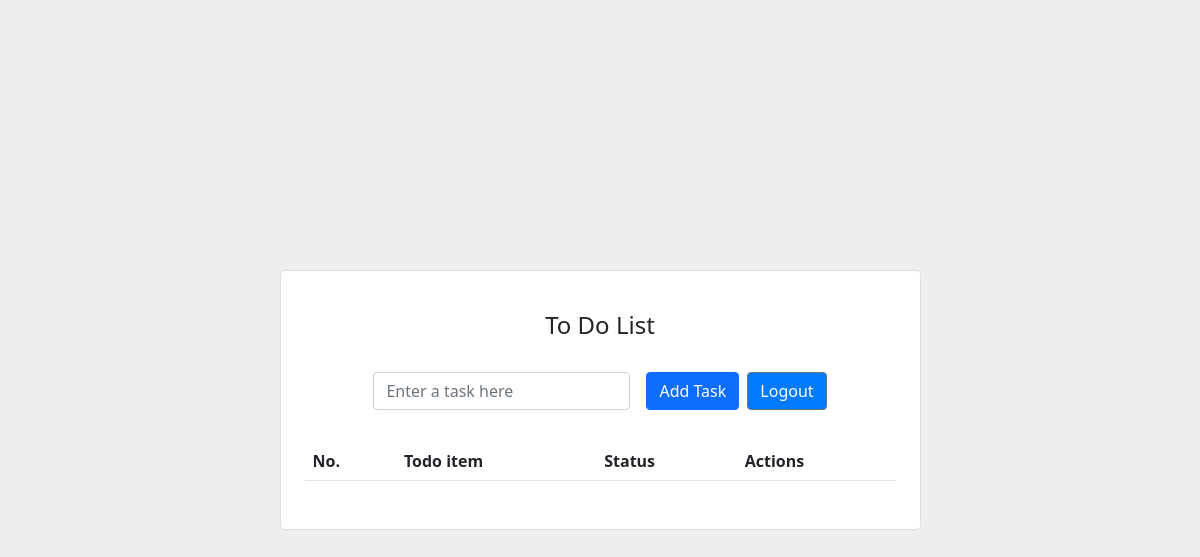
The page / (signed in) on the database as committed earlier.
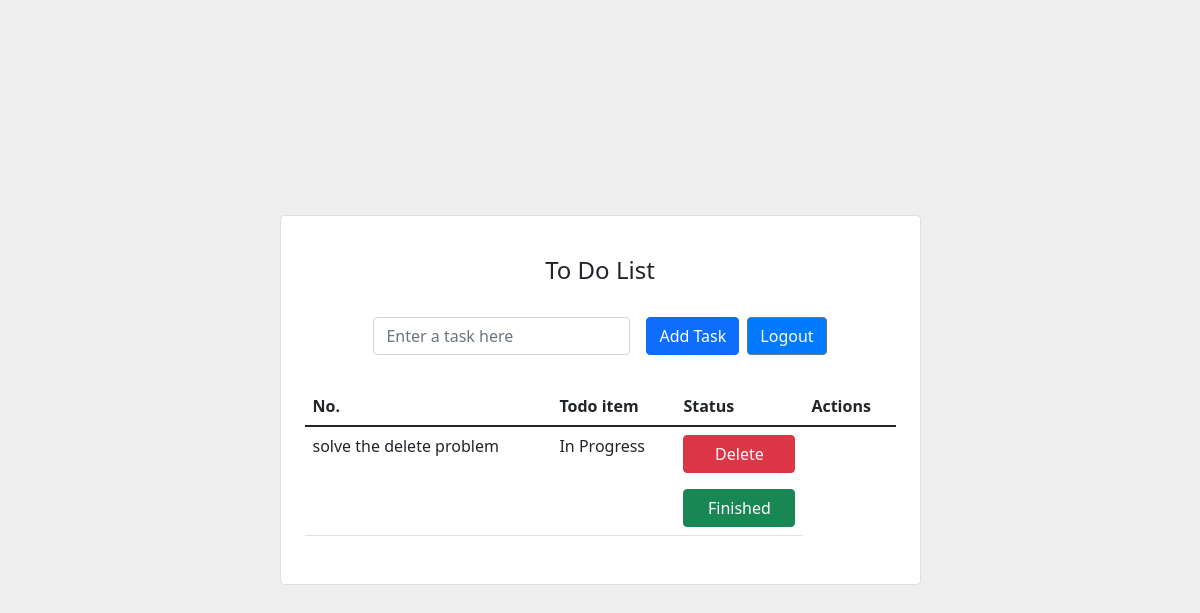
The same page on the database as committed later.
### ToDoApp/models.py (models this page shows, shortened)
class ToDo(models.Model):
    user=models.ForeignKey(User,on_delete=models.CASCADE)
    todo_name=models.CharField(max_length=100,blank=False, null=False)
    status=models.BooleanField(default=False)

### ToDoApp/views.py (the view)
# urls.py: 2. Add a URL to urlpatterns:  path('', views.home, name='home')
@login_required
def home(request):
    if not request.user.is_authenticated:
        return redirect('login')
    if request.method == 'POST':
        task=request.POST.get('task')
        if task.strip():
            new_todo=ToDo(user=request.user,todo_name=task)
            new_todo.save()
    all_todos = ToDo.objects.filter(user=request.user).exclude(todo_name__iexact='').exclude(todo_name__exact=' ')
    return render(request, 'todoapp/todo.html',{'all_todos':all_todos})

### templates/todoapp/todo.html (shortened to what this page needs)
<link rel="stylesheet" href="https://cdn.jsdelivr.net/npm/bootstrap@5.1.3/dist/css/bootstrap.min.css">
<section class="vh-100" style="background-color: #eee;">
    <div class="container py-5 h-100">
      <div class="row d-flex justify-content-center align-items-center h-100">
        <div class="col col-lg-9 col-xl-7">
          <div class="card rounded-3">
            <div class="card-body p-4">
              <h4 class="text-center my-3 pb-3">To Do List</h4>
              <form method="POST" class="row row-cols-lg-auto g-3 justify-content-center align-items-center mb-4 pb-2">
                <div class="col-12">
                  <div class="form-outline">
                    <input type="text" id="form1" class="form-control" name="task"  placeholder="Enter a task here"/>
                  </div>
                </div>
                <div class="col-12 d-flex justify-content-center">
                  <button type="submit" class="btn btn-primary me-2">Add Task</button>
                  <a href="{% url 'logout' %}" style="background-color: #007BFF" class="btn btn-secondary ">Logout</a>
                </div>
              </form>
              <table class="table mb-4">
                <thead>
                  <tr>
                    <th scope="col">No.</th>
                    <th scope="col">Todo item</th>
                    <th scope="col">Status</th>
                    <th scope="col">Actions</th>
                  </tr>
                </thead>
                <tbody>
                  {% for task in all_todos %}
                  <tr>
                    <td>{{task.todo_name}}</td>
                    {% if task.status == True %}
                    <td>Finished</td>
                    {% else %}
                    <td>In Progress</td>
                    {% endif %}
                    <td class="d-flex flex-column align-items-center">
                        <a href="{% url 'delete' task.todo_name  %}" class="w-100 mb-2">
                           <button type="submit" class="btn btn-danger mb-2 w-100">Delete</button>
                           </a>
                      <a href="{% url 'update' task.todo_name %}" class="w-100">
                        <button type="button" class="btn btn-success w-100">Finished</button>
                    </a>
                  </td>
                  </tr>
                  {% endfor %}
                </tbody>
              </table>
            </div>
          </div>
        </div>
      </div>
    </div>
  </section>

Rows that differ between the two databases and show on the page:
added ToDo: todo_name "solve the delete problem", status "In Progress"
